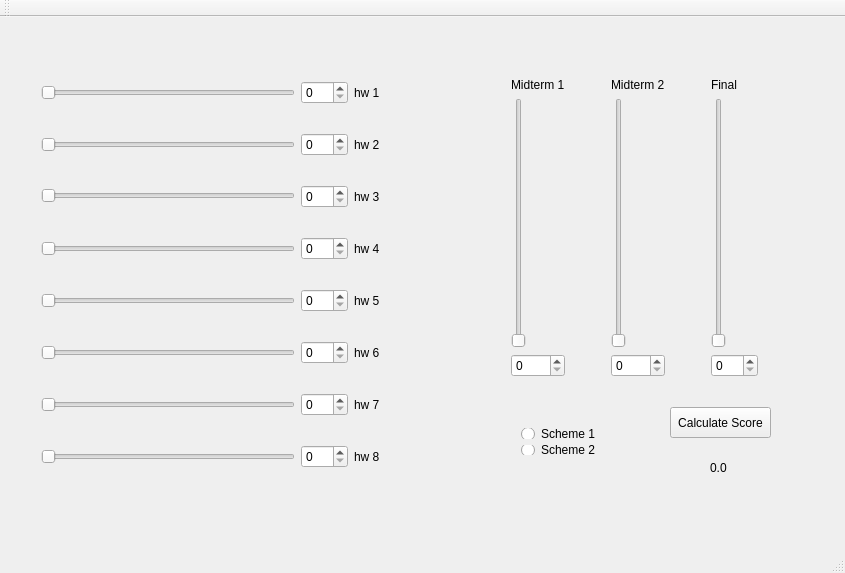
<?xml version="1.0" encoding="UTF-8"?>
<ui version="4.0">
 <class>grade_calculator</class>
 <widget class="QMainWindow" name="grade_calculator">
  <property name="geometry">
   <rect>
    <x>0</x>
    <y>0</y>
    <width>845</width>
    <height>573</height>
   </rect>
  </property>
  <property name="windowTitle">
   <string>grade_calculator</string>
  </property>
  <widget class="QWidget" name="centralWidget">
   <widget class="QWidget" name="gridLayoutWidget_2">
    <property name="geometry">
     <rect>
      <x>30</x>
      <y>30</y>
      <width>361</width>
      <height>461</height>
     </rect>
    </property>
    <layout class="QGridLayout" name="gridLayout_2">
     <item row="5" column="0">
      <widget class="QSlider" name="hw6sl">
       <property name="maximum">
        <number>100</number>
       </property>
       <property name="orientation">
        <enum>Qt::Horizontal</enum>
       </property>
      </widget>
     </item>
     <item row="3" column="0">
      <widget class="QSlider" name="hw4sl">
       <property name="maximum">
        <number>100</number>
       </property>
       <property name="orientation">
        <enum>Qt::Horizontal</enum>
       </property>
      </widget>
     </item>
     <item row="4" column="0">
      <widget class="QSlider" name="hw5sl">
       <property name="maximum">
        <number>100</number>
       </property>
       <property name="orientation">
        <enum>Qt::Horizontal</enum>
       </property>
      </widget>
     </item>
     <item row="2" column="0">
      <widget class="QSlider" name="hw3sl">
       <property name="maximumSize">
        <size>
         <width>277</width>
         <height>22</height>
        </size>
       </property>
       <property name="maximum">
        <number>100</number>
       </property>
       <property name="orientation">
        <enum>Qt::Horizontal</enum>
       </property>
      </widget>
     </item>
     <item row="0" column="0">
      <widget class="QSlider" name="hw1sl">
       <property name="maximum">
        <number>100</number>
       </property>
       <property name="orientation">
        <enum>Qt::Horizontal</enum>
       </property>
      </widget>
     </item>
     <item row="1" column="0">
      <widget class="QSlider" name="hw2sl">
       <property name="maximum">
        <number>100</number>
       </property>
       <property name="orientation">
        <enum>Qt::Horizontal</enum>
       </property>
      </widget>
     </item>
     <item row="6" column="0">
      <widget class="QSlider" name="hw7sl">
       <property name="maximum">
        <number>100</number>
       </property>
       <property name="orientation">
        <enum>Qt::Horizontal</enum>
       </property>
      </widget>
     </item>
     <item row="7" column="0">
      <widget class="QSlider" name="hw8sl">
       <property name="maximum">
        <number>100</number>
       </property>
       <property name="orientation">
        <enum>Qt::Horizontal</enum>
       </property>
      </widget>
     </item>
     <item row="0" column="2">
      <widget class="QLabel" name="label_4">
       <property name="text">
        <string>hw 1</string>
       </property>
      </widget>
     </item>
     <item row="1" column="2">
      <widget class="QLabel" name="label_5">
       <property name="text">
        <string>hw 2</string>
       </property>
      </widget>
     </item>
     <item row="2" column="2">
      <widget class="QLabel" name="label_6">
       <property name="text">
        <string>hw 3</string>
       </property>
      </widget>
     </item>
     <item row="3" column="2">
      <widget class="QLabel" name="label_7">
       <property name="text">
        <string>hw 4</string>
       </property>
      </widget>
     </item>
     <item row="4" column="2">
      <widget class="QLabel" name="label_8">
       <property name="text">
        <string>hw 5</string>
       </property>
      </widget>
     </item>
     <item row="5" column="2">
      <widget class="QLabel" name="label_9">
       <property name="text">
        <string>hw 6</string>
       </property>
      </widget>
     </item>
     <item row="6" column="2">
      <widget class="QLabel" name="label_10">
       <property name="text">
        <string>hw 7</string>
       </property>
      </widget>
     </item>
     <item row="7" column="2">
      <widget class="QLabel" name="label_11">
       <property name="text">
        <string>hw 8</string>
       </property>
      </widget>
     </item>
     <item row="0" column="1">
      <widget class="QSpinBox" name="spinBox_4">
       <property name="maximum">
        <number>100</number>
       </property>
      </widget>
     </item>
     <item row="1" column="1">
      <widget class="QSpinBox" name="spinBox_5">
       <property name="maximum">
        <number>100</number>
       </property>
      </widget>
     </item>
     <item row="2" column="1">
      <widget class="QSpinBox" name="spinBox_6">
       <property name="maximum">
        <number>100</number>
       </property>
      </widget>
     </item>
     <item row="3" column="1">
      <widget class="QSpinBox" name="spinBox_7">
       <property name="maximum">
        <number>100</number>
       </property>
      </widget>
     </item>
     <item row="4" column="1">
      <widget class="QSpinBox" name="spinBox_8">
       <property name="maximum">
        <number>100</number>
       </property>
      </widget>
     </item>
     <item row="5" column="1">
      <widget class="QSpinBox" name="spinBox_9">
       <property name="maximum">
        <number>100</number>
       </property>
      </widget>
     </item>
     <item row="6" column="1">
      <widget class="QSpinBox" name="spinBox_10">
       <property name="maximum">
        <number>100</number>
       </property>
      </widget>
     </item>
     <item row="7" column="1">
      <widget class="QSpinBox" name="spinBox_11">
       <property name="maximum">
        <number>100</number>
       </property>
      </widget>
     </item>
    </layout>
   </widget>
   <widget class="QWidget" name="gridLayoutWidget">
    <property name="geometry">
     <rect>
      <x>460</x>
      <y>50</y>
      <width>351</width>
      <height>321</height>
     </rect>
    </property>
    <layout class="QGridLayout" name="gridLayout">
     <item row="1" column="1">
      <widget class="QSlider" name="m2sl">
       <property name="maximum">
        <number>100</number>
       </property>
       <property name="orientation">
        <enum>Qt::Vertical</enum>
       </property>
      </widget>
     </item>
     <item row="1" column="0">
      <widget class="QSlider" name="m1sl">
       <property name="maximum">
        <number>100</number>
       </property>
       <property name="orientation">
        <enum>Qt::Vertical</enum>
       </property>
      </widget>
     </item>
     <item row="2" column="1">
      <widget class="QSpinBox" name="spinBox_2">
       <property name="maximum">
        <number>100</number>
       </property>
      </widget>
     </item>
     <item row="2" column="0">
      <widget class="QSpinBox" name="spinBox">
       <property name="maximum">
        <number>100</number>
       </property>
      </widget>
     </item>
     <item row="1" column="2">
      <widget class="QSlider" name="fsl">
       <property name="maximum">
        <number>100</number>
       </property>
       <property name="orientation">
        <enum>Qt::Vertical</enum>
       </property>
      </widget>
     </item>
     <item row="0" column="0">
      <widget class="QLabel" name="label">
       <property name="text">
        <string>Midterm 1</string>
       </property>
      </widget>
     </item>
     <item row="2" column="2">
      <widget class="QSpinBox" name="spinBox_3">
       <property name="maximum">
        <number>100</number>
       </property>
      </widget>
     </item>
     <item row="0" column="1">
      <widget class="QLabel" name="label_2">
       <property name="text">
        <string>Midterm 2</string>
       </property>
      </widget>
     </item>
     <item row="0" column="2">
      <widget class="QLabel" name="label_3">
       <property name="text">
        <string>Final</string>
       </property>
      </widget>
     </item>
    </layout>
   </widget>
   <widget class="QPushButton" name="pushButton">
    <property name="geometry">
     <rect>
      <x>670</x>
      <y>390</y>
      <width>101</width>
      <height>31</height>
     </rect>
    </property>
    <property name="text">
     <string>Calculate Score</string>
    </property>
   </widget>
   <widget class="QLabel" name="label_12">
    <property name="geometry">
     <rect>
      <x>710</x>
      <y>430</y>
      <width>31</width>
      <height>41</height>
     </rect>
    </property>
    <property name="text">
     <string>0.0</string>
    </property>
   </widget>
   <widget class="QWidget" name="">
    <property name="geometry">
     <rect>
      <x>510</x>
      <y>400</y>
      <width>101</width>
      <height>49</height>
     </rect>
    </property>
    <layout class="QGridLayout" name="gridLayout_3">
     <item row="1" column="0">
      <widget class="QRadioButton" name="radioButton_2">
       <property name="text">
        <string>Scheme 2</string>
       </property>
      </widget>
     </item>
     <item row="0" column="0">
      <widget class="QRadioButton" name="radioButton">
       <property name="text">
        <string>Scheme 1</string>
       </property>
      </widget>
     </item>
    </layout>
   </widget>
  </widget>
  <widget class="QMenuBar" name="menuBar">
   <property name="geometry">
    <rect>
     <x>0</x>
     <y>0</y>
     <width>845</width>
     <height>26</height>
    </rect>
   </property>
  </widget>
  <widget class="QToolBar" name="mainToolBar">
   <attribute name="toolBarArea">
    <enum>TopToolBarArea</enum>
   </attribute>
   <attribute name="toolBarBreak">
    <bool>false</bool>
   </attribute>
  </widget>
  <widget class="QStatusBar" name="statusBar"/>
 </widget>
 <layoutdefault spacing="6" margin="11"/>
 <resources/>
 <connections>
  <connection>
   <sender>m1sl</sender>
   <signal>valueChanged(int)</signal>
   <receiver>spinBox</receiver>
   <slot>setValue(int)</slot>
   <hints>
    <hint type="sourcelabel">
     <x>510</x>
     <y>327</y>
    </hint>
    <hint type="destinationlabel">
     <x>524</x>
     <y>399</y>
    </hint>
   </hints>
  </connection>
  <connection>
   <sender>spinBox</sender>
   <signal>valueChanged(int)</signal>
   <receiver>m1sl</receiver>
   <slot>setValue(int)</slot>
   <hints>
    <hint type="sourcelabel">
     <x>553</x>
     <y>404</y>
    </hint>
    <hint type="destinationlabel">
     <x>517</x>
     <y>354</y>
    </hint>
   </hints>
  </connection>
  <connection>
   <sender>spinBox_2</sender>
   <signal>valueChanged(int)</signal>
   <receiver>m2sl</receiver>
   <slot>setValue(int)</slot>
   <hints>
    <hint type="sourcelabel">
     <x>644</x>
     <y>394</y>
    </hint>
    <hint type="destinationlabel">
     <x>628</x>
     <y>377</y>
    </hint>
   </hints>
  </connection>
  <connection>
   <sender>m2sl</sender>
   <signal>valueChanged(int)</signal>
   <receiver>spinBox_2</receiver>
   <slot>setValue(int)</slot>
   <hints>
    <hint type="sourcelabel">
     <x>624</x>
     <y>328</y>
    </hint>
    <hint type="destinationlabel">
     <x>630</x>
     <y>401</y>
    </hint>
   </hints>
  </connection>
  <connection>
   <sender>spinBox_3</sender>
   <signal>valueChanged(int)</signal>
   <receiver>fsl</receiver>
   <slot>setValue(int)</slot>
   <hints>
    <hint type="sourcelabel">
     <x>738</x>
     <y>396</y>
    </hint>
    <hint type="destinationlabel">
     <x>737</x>
     <y>368</y>
    </hint>
   </hints>
  </connection>
  <connection>
   <sender>fsl</sender>
   <signal>valueChanged(int)</signal>
   <receiver>spinBox_3</receiver>
   <slot>setValue(int)</slot>
   <hints>
    <hint type="sourcelabel">
     <x>731</x>
     <y>275</y>
    </hint>
    <hint type="destinationlabel">
     <x>754</x>
     <y>399</y>
    </hint>
   </hints>
  </connection>
  <connection>
   <sender>hw1sl</sender>
   <signal>valueChanged(int)</signal>
   <receiver>spinBox_4</receiver>
   <slot>setValue(int)</slot>
   <hints>
    <hint type="sourcelabel">
     <x>205</x>
     <y>111</y>
    </hint>
    <hint type="destinationlabel">
     <x>332</x>
     <y>108</y>
    </hint>
   </hints>
  </connection>
  <connection>
   <sender>hw2sl</sender>
   <signal>valueChanged(int)</signal>
   <receiver>spinBox_5</receiver>
   <slot>setValue(int)</slot>
   <hints>
    <hint type="sourcelabel">
     <x>292</x>
     <y>157</y>
    </hint>
    <hint type="destinationlabel">
     <x>324</x>
     <y>158</y>
    </hint>
   </hints>
  </connection>
  <connection>
   <sender>spinBox_6</sender>
   <signal>valueChanged(int)</signal>
   <receiver>hw3sl</receiver>
   <slot>setValue(int)</slot>
   <hints>
    <hint type="sourcelabel">
     <x>335</x>
     <y>217</y>
    </hint>
    <hint type="destinationlabel">
     <x>288</x>
     <y>215</y>
    </hint>
   </hints>
  </connection>
  <connection>
   <sender>hw4sl</sender>
   <signal>valueChanged(int)</signal>
   <receiver>spinBox_7</receiver>
   <slot>setValue(int)</slot>
   <hints>
    <hint type="sourcelabel">
     <x>286</x>
     <y>268</y>
    </hint>
    <hint type="destinationlabel">
     <x>324</x>
     <y>271</y>
    </hint>
   </hints>
  </connection>
  <connection>
   <sender>spinBox_7</sender>
   <signal>valueChanged(int)</signal>
   <receiver>hw4sl</receiver>
   <slot>setValue(int)</slot>
   <hints>
    <hint type="sourcelabel">
     <x>328</x>
     <y>272</y>
    </hint>
    <hint type="destinationlabel">
     <x>300</x>
     <y>271</y>
    </hint>
   </hints>
  </connection>
  <connection>
   <sender>hw5sl</sender>
   <signal>valueChanged(int)</signal>
   <receiver>spinBox_8</receiver>
   <slot>setValue(int)</slot>
   <hints>
    <hint type="sourcelabel">
     <x>291</x>
     <y>324</y>
    </hint>
    <hint type="destinationlabel">
     <x>330</x>
     <y>324</y>
    </hint>
   </hints>
  </connection>
  <connection>
   <sender>spinBox_8</sender>
   <signal>valueChanged(int)</signal>
   <receiver>hw5sl</receiver>
   <slot>setValue(int)</slot>
   <hints>
    <hint type="sourcelabel">
     <x>340</x>
     <y>333</y>
    </hint>
    <hint type="destinationlabel">
     <x>299</x>
     <y>332</y>
    </hint>
   </hints>
  </connection>
  <connection>
   <sender>hw6sl</sender>
   <signal>valueChanged(int)</signal>
   <receiver>spinBox_9</receiver>
   <slot>setValue(int)</slot>
   <hints>
    <hint type="sourcelabel">
     <x>263</x>
     <y>387</y>
    </hint>
    <hint type="destinationlabel">
     <x>333</x>
     <y>379</y>
    </hint>
   </hints>
  </connection>
  <connection>
   <sender>spinBox_9</sender>
   <signal>valueChanged(int)</signal>
   <receiver>hw6sl</receiver>
   <slot>setValue(int)</slot>
   <hints>
    <hint type="sourcelabel">
     <x>330</x>
     <y>384</y>
    </hint>
    <hint type="destinationlabel">
     <x>296</x>
     <y>387</y>
    </hint>
   </hints>
  </connection>
  <connection>
   <sender>hw7sl</sender>
   <signal>valueChanged(int)</signal>
   <receiver>spinBox_10</receiver>
   <slot>setValue(int)</slot>
   <hints>
    <hint type="sourcelabel">
     <x>300</x>
     <y>436</y>
    </hint>
    <hint type="destinationlabel">
     <x>332</x>
     <y>438</y>
    </hint>
   </hints>
  </connection>
  <connection>
   <sender>spinBox_10</sender>
   <signal>valueChanged(int)</signal>
   <receiver>hw7sl</receiver>
   <slot>setValue(int)</slot>
   <hints>
    <hint type="sourcelabel">
     <x>342</x>
     <y>439</y>
    </hint>
    <hint type="destinationlabel">
     <x>300</x>
     <y>443</y>
    </hint>
   </hints>
  </connection>
  <connection>
   <sender>hw8sl</sender>
   <signal>valueChanged(int)</signal>
   <receiver>spinBox_11</receiver>
   <slot>setValue(int)</slot>
   <hints>
    <hint type="sourcelabel">
     <x>280</x>
     <y>483</y>
    </hint>
    <hint type="destinationlabel">
     <x>322</x>
     <y>488</y>
    </hint>
   </hints>
  </connection>
  <connection>
   <sender>spinBox_11</sender>
   <signal>valueChanged(int)</signal>
   <receiver>hw8sl</receiver>
   <slot>setValue(int)</slot>
   <hints>
    <hint type="sourcelabel">
     <x>327</x>
     <y>497</y>
    </hint>
    <hint type="destinationlabel">
     <x>300</x>
     <y>494</y>
    </hint>
   </hints>
  </connection>
  <connection>
   <sender>hw3sl</sender>
   <signal>valueChanged(int)</signal>
   <receiver>hw3sl</receiver>
   <slot>setValue(int)</slot>
   <hints>
    <hint type="sourcelabel">
     <x>289</x>
     <y>218</y>
    </hint>
    <hint type="destinationlabel">
     <x>300</x>
     <y>222</y>
    </hint>
   </hints>
  </connection>
  <connection>
   <sender>spinBox_5</sender>
   <signal>valueChanged(int)</signal>
   <receiver>spinBox_5</receiver>
   <slot>setValue(int)</slot>
   <hints>
    <hint type="sourcelabel">
     <x>343</x>
     <y>165</y>
    </hint>
    <hint type="destinationlabel">
     <x>318</x>
     <y>168</y>
    </hint>
   </hints>
  </connection>
  <connection>
   <sender>spinBox_5</sender>
   <signal>valueChanged(int)</signal>
   <receiver>hw2sl</receiver>
   <slot>setValue(int)</slot>
   <hints>
    <hint type="sourcelabel">
     <x>335</x>
     <y>166</y>
    </hint>
    <hint type="destinationlabel">
     <x>300</x>
     <y>161</y>
    </hint>
   </hints>
  </connection>
  <connection>
   <sender>spinBox_4</sender>
   <signal>valueChanged(int)</signal>
   <receiver>hw1sl</receiver>
   <slot>setValue(int)</slot>
   <hints>
    <hint type="sourcelabel">
     <x>349</x>
     <y>113</y>
    </hint>
    <hint type="destinationlabel">
     <x>300</x>
     <y>106</y>
    </hint>
   </hints>
  </connection>
  <connection>
   <sender>hw3sl</sender>
   <signal>valueChanged(int)</signal>
   <receiver>spinBox_6</receiver>
   <slot>setValue(int)</slot>
   <hints>
    <hint type="sourcelabel">
     <x>125</x>
     <y>212</y>
    </hint>
    <hint type="destinationlabel">
     <x>328</x>
     <y>208</y>
    </hint>
   </hints>
  </connection>
 </connections>
</ui>
